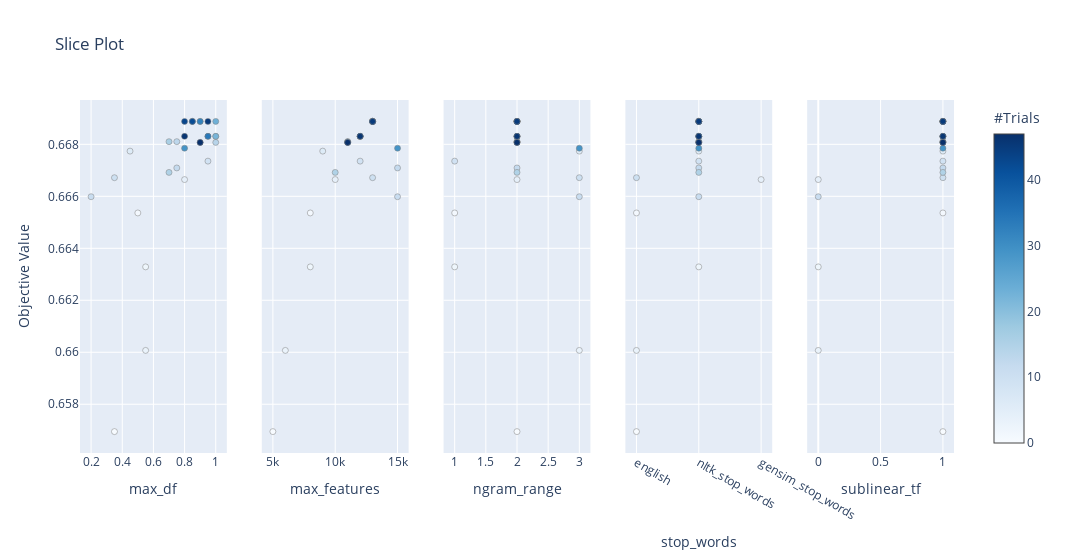

Source (notebook cell):
### Code cell
fig3=optuna.visualization.plot_slice(study)
fig3.write_image(f"tfidf_plotslice_{ROLLING_WINDOW_SIZE}.png")
fig3.show()

### Figure 1 — Plotly figure (JSON) as saved in the notebook; plotly's stock layout.template omitted (floating-point values rounded to 4 significant figures)
{"data": [{"marker": {"color": [0, 1, 2, 3, 4, 6, 9, 10, 11, 12, 13, 14, 15, 16, 17, 19, 20, 22, 23, 24, 29, 32, 33, 34, 42, 43, 44, 45, 46, 47], "colorbar": {"title": {"text": "#Trials"}, "x": 1, "xpad": 40}, "colorscale": [[0, "rgb(247,251,255)"], [0.125, "rgb(222,235,247)"], [0.25, "rgb(198,219,239)"], [0.375, "rgb(158,202,225)"], [0.5, "rgb(107,174,214)"], [0.625, "rgb(66,146,198)"], [0.75, "rgb(33,113,181)"], [0.875, "rgb(8,81,156)"], [1, "rgb(8,48,107)"]], "line": {"color": "Grey", "width": 0.5}, "showscale": true}, "mode": "markers", "showlegend": false, "type": "scatter", "x": [0.35, 0.5, 0.55, 0.55, 0.8, 0.45, 0.95, 0.35, 0.2, 0.75, 0.75, 1, 0.7, 0.7, 1, 0.85, 0.85, 1, 1, 0.9, 0.8, 0.9, 0.95, 0.95, 0.85, 0.8, 0.9, 0.95, 0.8, 0.9], "xaxis": "x", "y": [0.6569, 0.6654, 0.6633, 0.6601, 0.6666, 0.6677, 0.6674, 0.6667, 0.666, 0.6671, 0.6681, 0.6681, 0.6669, 0.6681, 0.6683, 0.6689, 0.6689, 0.6683, 0.6689, 0.6689, 0.6679, 0.6689, 0.6683, 0.6683, 0.6689, 0.6689, 0.6681, 0.6689, 0.6683, 0.6681], "yaxis": "y"}, {"marker": {"color": [0, 1, 2, 3, 4, 6, 9, 10, 11, 12, 13, 14, 15, 16, 17, 19, 20, 22, 23, 24, 29, 32, 33, 34, 42, 43, 44, 45, 46, 47], "colorbar": {"title": {"text": "#Trials"}, "x": 1, "xpad": 40}, "colorscale": [[0, "rgb(247,251,255)"], [0.125, "rgb(222,235,247)"], [0.25, "rgb(198,219,239)"], [0.375, "rgb(158,202,225)"], [0.5, "rgb(107,174,214)"], [0.625, "rgb(66,146,198)"], [0.75, "rgb(33,113,181)"], [0.875, "rgb(8,81,156)"], [1, "rgb(8,48,107)"]], "line": {"color": "Grey", "width": 0.5}, "showscale": false}, "mode": "markers", "showlegend": false, "type": "scatter", "x": [5000, 8000, 8000, 6000, 10000, 9000, 12000, 13000, 15000, 15000, 11000, 11000, 10000, 11000, 12000, 13000, 13000, 12000, 13000, 13000, 15000, 13000, 12000, 12000, 13000, 13000, 11000, 13000, 12000, 11000], "xaxis": "x2", "y": [0.6569, 0.6654, 0.6633, 0.6601, 0.6666, 0.6677, 0.6674, 0.6667, 0.666, 0.6671, 0.6681, 0.6681, 0.6669, 0.6681, 0.6683, 0.6689, 0.6689, 0.6683, 0.6689, 0.6689, 0.6679, 0.6689, 0.6683, 0.6683, 0.6689, 0.6689, 0.6681, 0.6689, 0.6683, 0.6681], "yaxis": "y2"}, {"marker": {"color": [0, 1, 2, 3, 4, 6, 9, 10, 11, 12, 13, 14, 15, 16, 17, 19, 20, 22, 23, 24, 29, 32, 33, 34, 42, 43, 44, 45, 46, 47], "colorbar": {"title": {"text": "#Trials"}, "x": 1, "xpad": 40}, "colorscale": [[0, "rgb(247,251,255)"], [0.125, "rgb(222,235,247)"], [0.25, "rgb(198,219,239)"], [0.375, "rgb(158,202,225)"], [0.5, "rgb(107,174,214)"], [0.625, "rgb(66,146,198)"], [0.75, "rgb(33,113,181)"], [0.875, "rgb(8,81,156)"], [1, "rgb(8,48,107)"]], "line": {"color": "Grey", "width": 0.5}, "showscale": false}, "mode": "markers", "showlegend": false, "type": "scatter", "x": [2, 1, 1, 3, 2, 3, 1, 3, 3, 2, 2, 2, 2, 2, 2, 2, 2, 2, 2, 2, 3, 2, 2, 2, 2, 2, 2, 2, 2, 2], "xaxis": "x3", "y": [0.6569, 0.6654, 0.6633, 0.6601, 0.6666, 0.6677, 0.6674, 0.6667, 0.666, 0.6671, 0.6681, 0.6681, 0.6669, 0.6681, 0.6683, 0.6689, 0.6689, 0.6683, 0.6689, 0.6689, 0.6679, 0.6689, 0.6683, 0.6683, 0.6689, 0.6689, 0.6681, 0.6689, 0.6683, 0.6681], "yaxis": "y3"}, {"marker": {"color": [0, 1, 2, 3, 4, 6, 9, 10, 11, 12, 13, 14, 15, 16, 17, 19, 20, 22, 23, 24, 29, 32, 33, 34, 42, 43, 44, 45, 46, 47], "colorbar": {"title": {"text": "#Trials"}, "x": 1, "xpad": 40}, "colorscale": [[0, "rgb(247,251,255)"], [0.125, "rgb(222,235,247)"], [0.25, "rgb(198,219,239)"], [0.375, "rgb(158,202,225)"], [0.5, "rgb(107,174,214)"], [0.625, "rgb(66,146,198)"], [0.75, "rgb(33,113,181)"], [0.875, "rgb(8,81,156)"], [1, "rgb(8,48,107)"]], "line": {"color": "Grey", "width": 0.5}, "showscale": false}, "mode": "markers", "showlegend": false, "type": "scatter", "x": ["english", "english", "nltk_stop_words", "english", "gensim_stop_words", "nltk_stop_words", "nltk_stop_words", "english", "nltk_stop_words", "nltk_stop_words", "nltk_stop_words", "nltk_stop_words", "nltk_stop_words", "nltk_stop_words", "nltk_stop_words", "nltk_stop_words", "nltk_stop_words", "nltk_stop_words", "nltk_stop_words", "nltk_stop_words", "nltk_stop_words", "nltk_stop_words", "nltk_stop_words", "nltk_stop_words", "nltk_stop_words", "nltk_stop_words", "nltk_stop_words", "nltk_stop_words", "nltk_stop_words", "nltk_stop_words"], "xaxis": "x4", "y": [0.6569, 0.6654, 0.6633, 0.6601, 0.6666, 0.6677, 0.6674, 0.6667, 0.666, 0.6671, 0.6681, 0.6681, 0.6669, 0.6681, 0.6683, 0.6689, 0.6689, 0.6683, 0.6689, 0.6689, 0.6679, 0.6689, 0.6683, 0.6683, 0.6689, 0.6689, 0.6681, 0.6689, 0.6683, 0.6681], "yaxis": "y4"}, {"marker": {"color": [0, 1, 2, 3, 4, 6, 9, 10, 11, 12, 13, 14, 15, 16, 17, 19, 20, 22, 23, 24, 29, 32, 33, 34, 42, 43, 44, 45, 46, 47], "colorbar": {"title": {"text": "#Trials"}, "x": 1, "xpad": 40}, "colorscale": [[0, "rgb(247,251,255)"], [0.125, "rgb(222,235,247)"], [0.25, "rgb(198,219,239)"], [0.375, "rgb(158,202,225)"], [0.5, "rgb(107,174,214)"], [0.625, "rgb(66,146,198)"], [0.75, "rgb(33,113,181)"], [0.875, "rgb(8,81,156)"], [1, "rgb(8,48,107)"]], "line": {"color": "Grey", "width": 0.5}, "showscale": false}, "mode": "markers", "showlegend": false, "type": "scatter", "x": [1, 1, 0, 0, 0, 1, 1, 1, 0, 1, 1, 1, 1, 1, 1, 1, 1, 1, 1, 1, 1, 1, 1, 1, 1, 1, 1, 1, 1, 1], "xaxis": "x5", "y": [0.6569, 0.6654, 0.6633, 0.6601, 0.6666, 0.6677, 0.6674, 0.6667, 0.666, 0.6671, 0.6681, 0.6681, 0.6669, 0.6681, 0.6683, 0.6689, 0.6689, 0.6683, 0.6689, 0.6689, 0.6679, 0.6689, 0.6683, 0.6683, 0.6689, 0.6689, 0.6681, 0.6689, 0.6683, 0.6681], "yaxis": "y5"}], "layout": {"title": {"text": "Slice Plot"}, "width": 1500, "xaxis": {"anchor": "y", "domain": [0, 0.168], "title": {"text": "max_df"}}, "xaxis2": {"anchor": "y2", "domain": [0.208, 0.376], "title": {"text": "max_features"}}, "xaxis3": {"anchor": "y3", "domain": [0.416, 0.584], "title": {"text": "ngram_range"}}, "xaxis4": {"anchor": "y4", "domain": [0.624, 0.792], "title": {"text": "stop_words"}}, "xaxis5": {"anchor": "y5", "domain": [0.832, 1], "title": {"text": "sublinear_tf"}}, "yaxis": {"anchor": "x", "domain": [0, 1], "title": {"text": "Objective Value"}}, "yaxis2": {"anchor": "x2", "domain": [0, 1], "matches": "y", "showticklabels": false}, "yaxis3": {"anchor": "x3", "domain": [0, 1], "matches": "y", "showticklabels": false}, "yaxis4": {"anchor": "x4", "domain": [0, 1], "matches": "y", "showticklabels": false}, "yaxis5": {"anchor": "x5", "domain": [0, 1], "matches": "y", "showticklabels": false}}}
